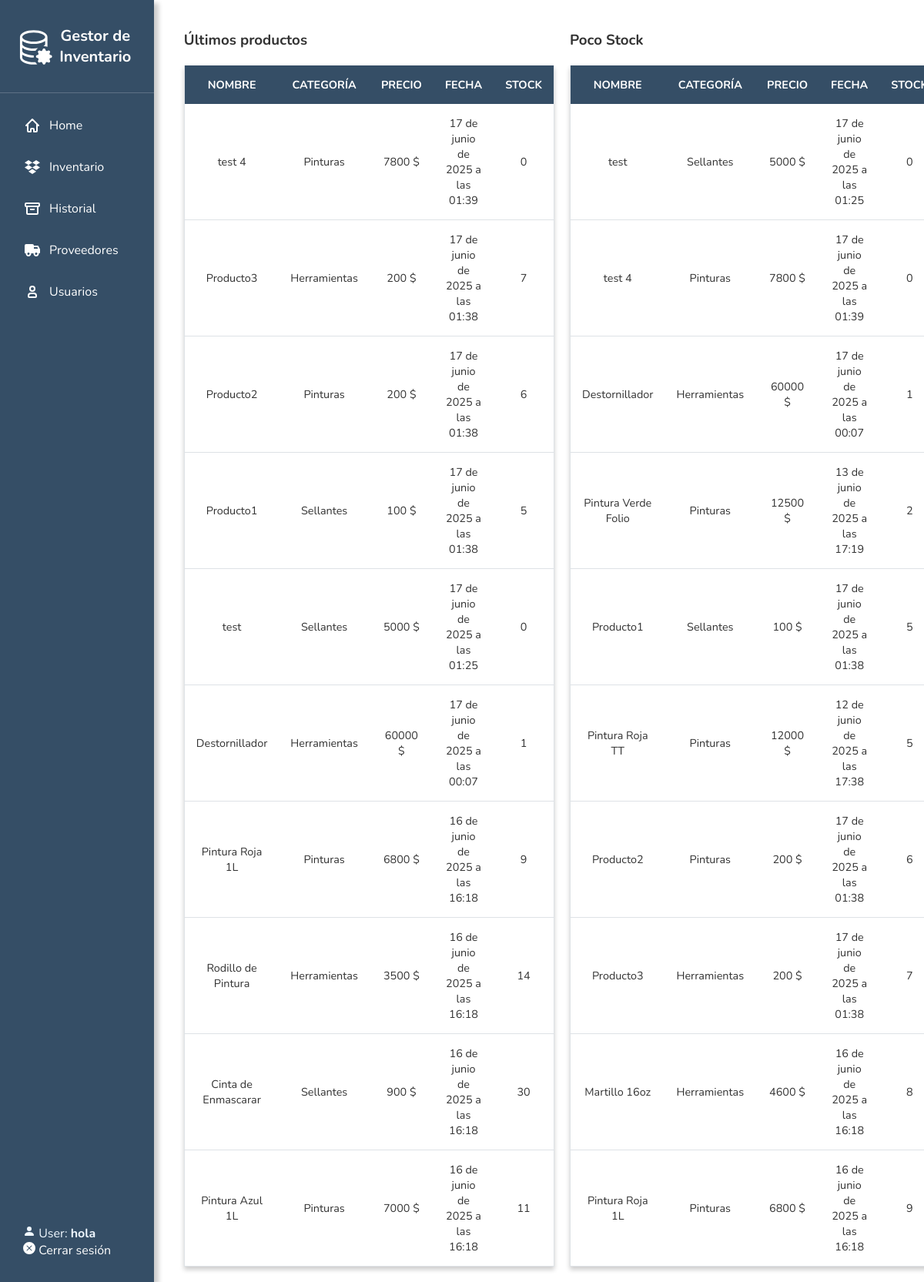
The app's page /index (signed in), older data.
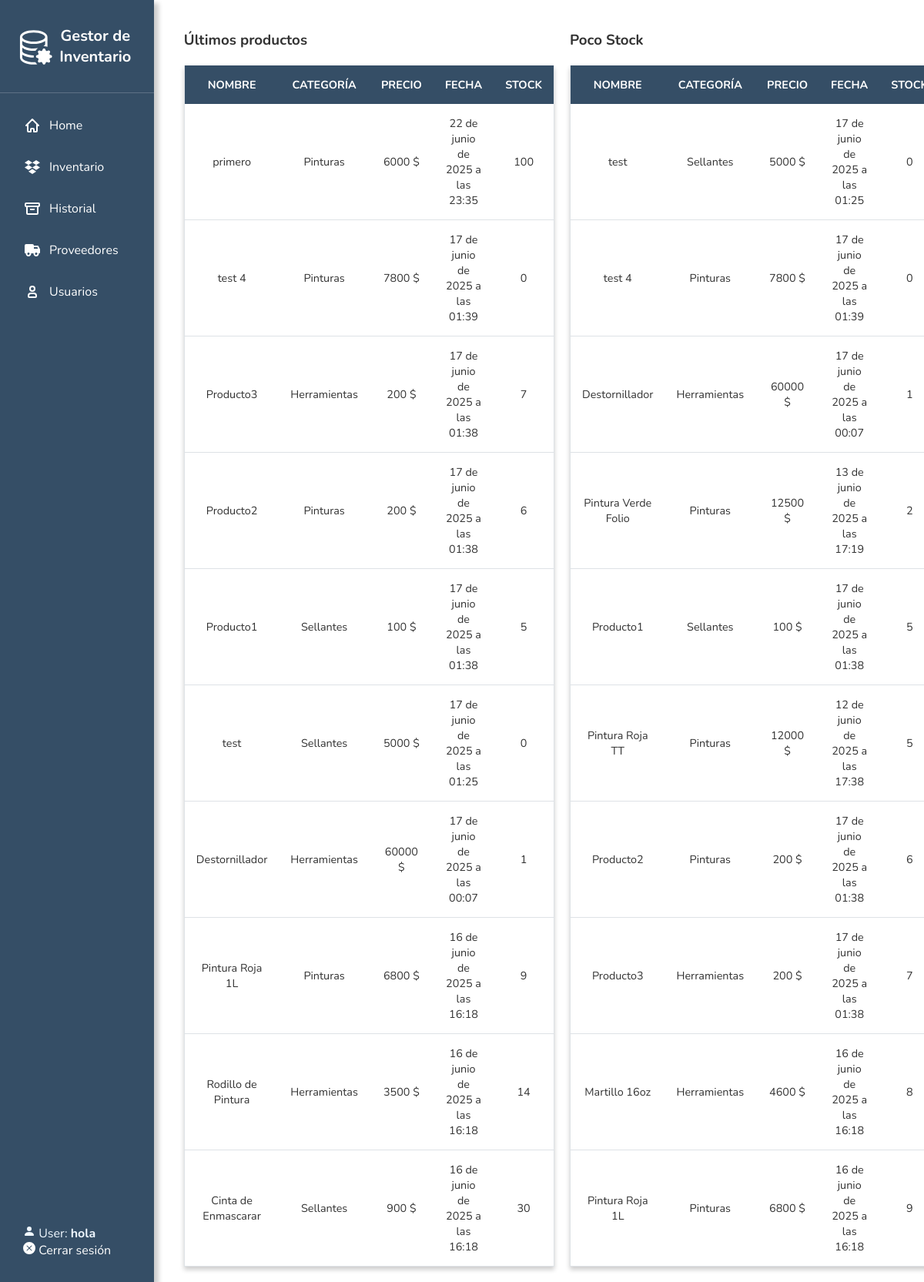
The same page, newer data.
### inventory/models.py (models this page shows, shortened)
class Producto(models.Model):
    name = models.CharField(max_length=200, default='Sin nombre')
    type = models.CharField(max_length=200, blank=False, choices=TIPOS_PRODUCTO)
    price = models.IntegerField()
    stock = models.IntegerField(default=0)
    codigo_barras = models.CharField(max_length=50, null=True, blank=True)
    choices = (
        ('AVAILABLE', 'Item ready to be purchased'),
        ('SOLD', 'Item already purchased'),
        ('RESTOCKING', 'Item restocking in a few days')
    )
    status = models.CharField(max_length=10, choices=choices, default='SOLD')
    issues = models.CharField(max_length=50, default="No Issues")
    date_added = models.DateTimeField(default=now, editable=False)
    class Meta:
        abstract = True

class Pinturas(Producto):
    pass

class Herramientas(Producto):
    pass

class Sellantes(Producto):
    pass

### inventory/views.py (the view)
# urls.py: re_path(r'index$', index, name='index'),
@login_required
def index(request):
    try:
        sellantes = Sellantes.objects.all()
    except OperationalError:
        sellantes = []
    try:
        herramientas = Herramientas.objects.all()
    except OperationalError:
        herramientas = []
    try:
        pinturas = Pinturas.objects.all()
    except OperationalError:
        pinturas = []
    all_items = [
        {"item": sellante, "category": "Sellantes"} for sellante in sellantes
    ] + [
        {"item": herramienta, "category": "Herramientas"} for herramienta in herramientas
    ] + [
        {"item": pintura, "category": "Pinturas"} for pintura in pinturas
    ]
    latest_items = sorted(
        all_items,
        key=lambda x: getattr(x["item"], "date_added", None) or 0,
        reverse=True
    )[:10]
    least_stock_items = sorted(
        all_items,
        key=lambda x: getattr(x["item"], "stock", None) if getattr(x["item"], "stock", None) is not None else float('inf')
    )[:10]
    context = {
        'latest_items': latest_items,
        'least_stock_items': least_stock_items,
    }
    return render(request, 'inv/index.html', context)

### inventory/templates/inv/index.html (shortened to what this page needs)
{% extends 'inv/base.html' %}
{% block body %}
<div class="table-container">
  <div class="table-wrapper">
    <h3>Últimos productos</h3>
    <table class="table table-hover">
      <thead>
        <tr>
          <th>Nombre</th>
          <th>Categoría</th>
          <th>Precio</th>
          <th>Fecha</th>
          <th>Stock</th>
        </tr>
      </thead>
      <tbody>
        {% for entry in latest_items %}
        <tr>
          <td>{{ entry.item.name }}</td>
          <td>{{ entry.category }}</td>
          <td>{{ entry.item.price }} $</td>
          <td>{{ entry.item.date_added }}</td>
          <td>{{ entry.item.stock }}</td>
        </tr>
        {% empty %}
        <tr>
          <td colspan="5" class="text-center">No hay productos en el inventario.</td>
        </tr>
        {% endfor %}
      </tbody>
    </table>
  </div>
  <div class="table-wrapper">
    <h3>Poco Stock</h3>
    <table class="table table-hover">
      <thead>
        <tr>
          <th>Nombre</th>
          <th>Categoría</th>
          <th>Precio</th>
          <th>Fecha</th>
          <th>Stock</th>
        </tr>
      </thead>
      <tbody>
        {% for entry in least_stock_items %}
        <tr>
          <td>{{ entry.item.name }}</td>
          <td>{{ entry.category }}</td>
          <td>{{ entry.item.price }} $</td>
          <td>{{ entry.item.date_added }}</td>
          <td>{{ entry.item.stock }}</td>
        </tr>
        {% empty %}
        <tr>
          <td colspan="5" class="text-center">No hay productos en el inventario.</td>
        </tr>
        {% endfor %}
      </tbody>
    </table>
  </div>
</div>
{% endblock %}

### inventory/templates/inv/base.html (shortened to what this page needs)
<!DOCTYPE html>
<html>
  {% load static %}
  {% block styles %}
    <link rel="stylesheet" type="text/css" href="{% static '/css/bootstrap.min.css' %}">
    <link rel="stylesheet" type="text/css" href="{% static '/css/style.css' %}">
  {% endblock %}
<body>
  <div class="sidebar">
    <div class="sidebar-logo">
      Gestor de Inventario
    </div>
    <div class="sidebar-logoless">
    <div class="sidebar-nav">
      <a href="{% url 'index' %}">
        Home
      </a>
      <a href="{% url 'inventario' %}">
        Inventario
      </a>
      <a href="{% url 'historial' %}">
        Historial
      </a>
      <a href="{% url 'suppliers_list' %}">
        Proveedores
      <a href="{% url 'users' %}">
        <svg class="w-6 h-6" aria-hidden="true" xmlns="http://www.w3.org/2000/svg" width="24" height="24" fill="none" viewBox="0 0 24 24">
          <path stroke="currentColor" stroke-width="2" d="M7 17v1a1 1 0 0 0 1 1h8a1 1 0 0 0 1-1v-1a3 3 0 0 0-3-3h-4a3 3 0 0 0-3 3Zm8-9a3 3 0 1 1-6 0 3 3 0 0 1 6 0Z"/>
        </svg>
        Usuarios
      </a>
      </div>
    </div>
<div class="sidebar-footer">
  {% if user.is_authenticated %}
    <span class="user-info">
      <svg xmlns="http://www.w3.org/2000/svg" width="16" height="16" fill="currentColor" class="bi bi-person-fill" viewBox="0 0 16 16">
        <path d="M3 14s-1 0-1-1 1-4 6-4 6 3 6 4-1 1-1 1zm5-6a3 3 0 1 0 0-6 3 3 0 0 0 0 6"/>
      </svg>
      User: <strong>{{ user.username }}</strong>
    </span>
    <br>
    <a href="{% url 'logout_custom' %}" class="logout-link" style="text-decoration: none; color: white;">
  Cerrar sesión
</a>
  {% endif %}
</div>
  </div>
  <div class="container" style="margin-left: 260px;">
    {% block body %}
    {% endblock %}
  </div>
</body>
</html>

### inventory/templates/inv/base.html (style rules this page uses)
.sidebar-footer { position: absolute; bottom: 0; width: 100%; padding: 15%; color: aliceblue; }

Row changes from the older to the newer data that the page shows:
no longer on this page (row unchanged): Pinturas: item.name "Pintura Azul 1L", category "Pinturas", item.price "7000", item.date_added "16 de junio de 2025 a las 16:18", item.stock "11"
added Pinturas: item.name "primero", category "Pinturas", item.price "6000", item.date_added "22 de junio de 2025 a las 23:35", item.stock "100"
